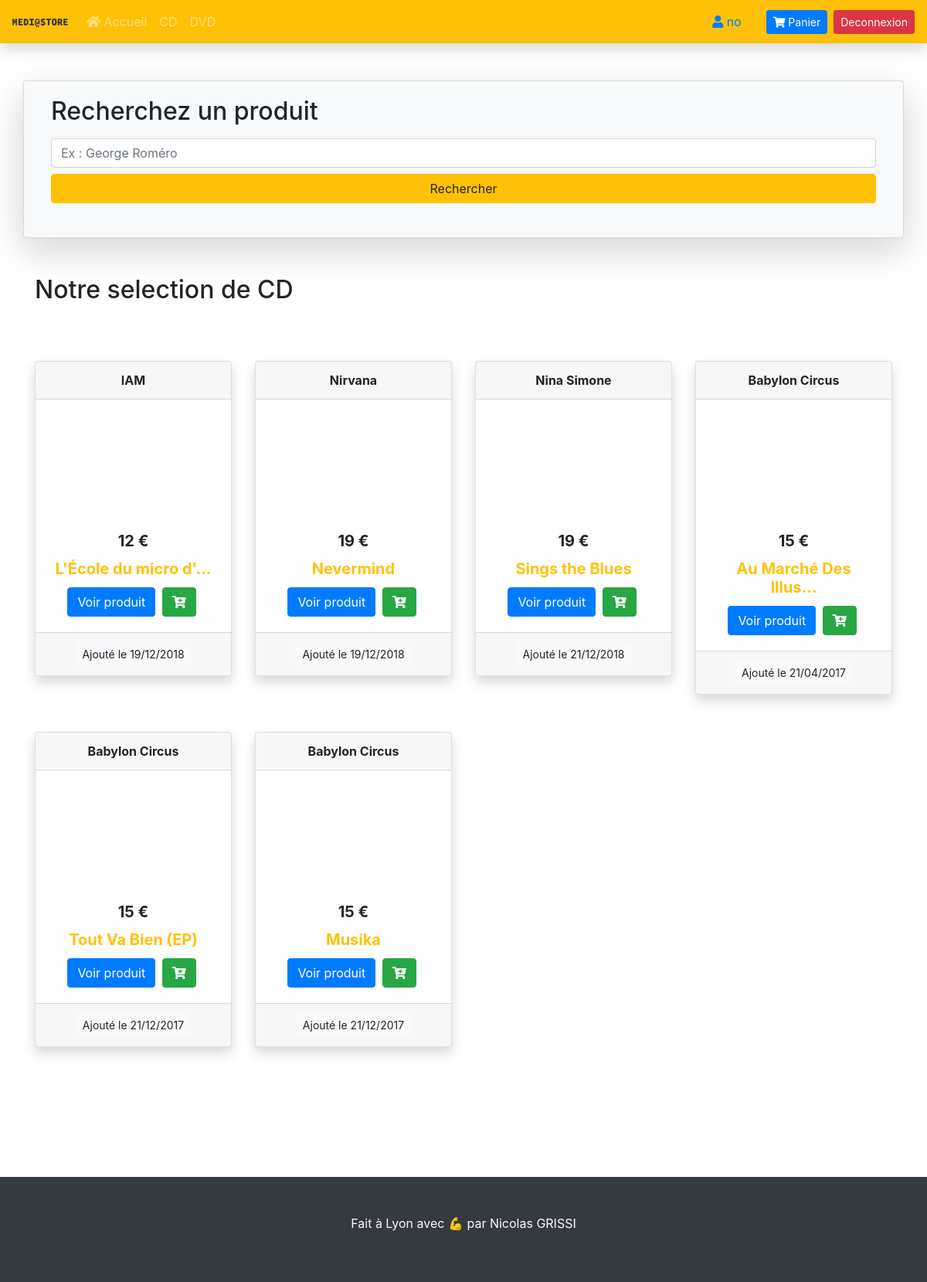
The app's page /index.php?page=products&categorie=1 (signed in) with its own data.
### tables this page shows
CREATE TABLE IF NOT EXISTS `products` (
  `id_product` int(11) NOT NULL AUTO_INCREMENT,
  `state_product` int(11) NOT NULL,
  `name_product` varchar(255) NOT NULL,
  `description_product` text NOT NULL,
  `categorie_product` tinyint(255) NOT NULL,
  `price_product` int(11) NOT NULL,
  `added_product` datetime(6) NOT NULL,
  `editiondate_product` date NOT NULL,
  `editor_product` varchar(255) NOT NULL,
  `author_product` varchar(255) NOT NULL,
  `url_product` varchar(500) DEFAULT 'https://via.placeholder.com/300 ',
  PRIMARY KEY (`id_product`)
);

### functions.php (called while the page is built, shortened)
<?php
$prod = new product(database::$bdd);
if (isset($_GET['categorie'])) {
    if ($_GET['categorie'] == 0) {
        $categorie = "Autre";
    } elseif ($_GET['categorie'] == 1) {
        $categorie = "CD";
    } elseif ($_GET['categorie'] == 2) {
        $categorie = "DVD";
    }
}
function tronque($chaine, $longueur = 120)
{
    if (empty ($chaine)) {
        return "";
    } elseif (strlen($chaine) < $longueur) {
        return $chaine;
    } else {
        return substr($chaine, 0, $longueur) . "...";
    }
}

### classes/product.class.php (called while the page is built, shortened)
<?php
class product
{
    private $_db;
    public function __construct($db)
    {
        $this->_db = $db ;
    }
    public function getProducts($cat)
    {
        $res = $this->_db->query('SELECT *  , DATE_FORMAT(added_product, "%e/%m/%Y") dateadd FROM mediastore.products WHERE categorie_product = '.$cat );
        return $res;
    }
}

### templates/front/products.php (the view, shortened to what this page needs)
<?php
include "./templates/front/_nav.php";
?>
<div class="container py-5">
    <div class="row">
        <?php
        include_once "_search.php";
        ?>
    </div>
    <div class="row">
        <div class="col">
            <?php echo " <p class=\"h2 my-5\">Notre selection de " . $categorie . "</p>"; ?>
        </div>
    </div>
    <div class="row">
        <?php
        $res = $prod->getProducts($cat);
        while ($prods = $res->fetch(PDO::FETCH_ASSOC)) {
            echo '<div class="col-sm-3 my-4">
                <div class="card text-center shadow">
                    <div class="card-header font-weight-bold">
                       ' . tronque($prods["author_product"], 20) . '
                    </div>
                    <a href="?page=product&product=' . $prods['id_product'] . "&categorie=" . $prods["categorie_product"] . '" >
                        <img class="card-img-top" src="' . PATH_RACINE_CONFIG . '/assets/img/thumb.png" width="253" height="151" alt="Card image cap" style="background-size: cover;background-image: url(' . $prods["url_product"] . '); ">
                    </a>
                    <div class="card-body">
                        <h5 class="card-title font-weight-bold ">' . $prods['price_product'] . ' €</h5>
                        <h5 class="card-title text-warning font-weight-bold">' . tronque($prods['name_product'], 20) . '</h5>
                        <a href="?page=product&product=' . $prods['id_product'] . '&categorie=' . $prods['categorie_product'] . '" class="btn btn-primary mr-1">Voir produit</a>
                        <a href="?page=' . $_GET['page'] . '&categorie=' . $_GET['categorie'] . '&addcart=' . $prods['id_product'] . '" class="btn btn-success mr-1"><i class="fas fa-cart-plus"></i></a>
                    </div>
                    <div class="card-footer text-muted">
                        <div class="btn btn-sm btn-light ">Ajouté le ' . $prods['dateadd'] . '</div>
                    </div>
                </div>
            </div>';
        }
        ?>
    </div>
</div>

### records on screen
products: author_product "IAM", price_product "12", name_product "L'École du micro d'...", dateadd "19/12/2018"
products: author_product "Nirvana", price_product "19", name_product "Nevermind", dateadd "19/12/2018"
products: author_product "Nina Simone", price_product "19", name_product "Sings the Blues", dateadd "21/12/2018"
products: author_product "Babylon Circus", price_product "15", name_product "Au Marché Des Illus...", dateadd "21/04/2017"
products: author_product "Babylon Circus", price_product "15", name_product "Tout Va Bien (EP)", dateadd "21/12/2017"
products: author_product "Babylon Circus", price_product "15", name_product "Musika", dateadd "21/12/2017"

### other values on screen
$_SESSION['user']['firstname_user'] "no"
$categorie "CD"
